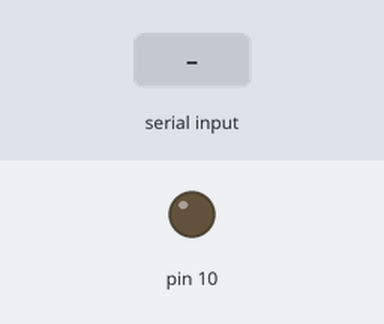
Recording of a sketch running on a simulated Arduino Uno, built with avr-gcc and run on an emulated ATmega328P. Parts: output pins drawn as LEDs (lit = HIGH). The test bench sets the inputs (shaded band).

Above: at 1.2 s.
1.3 s: "1" received over Serial
At 2.1 s:
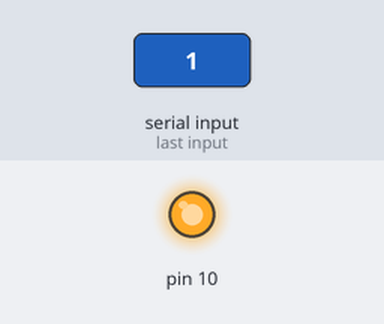
2.8 s: "0" received over Serial
At 3.2 s:
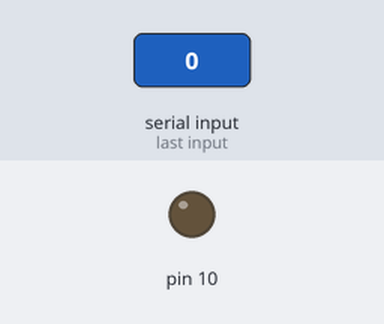
Timing chart, 0 to 5.8 s (numbered marks = the images above; inputs shaded):
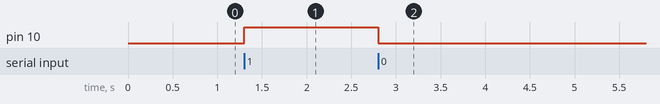

Measured:
- after the input at 1.3 s, pin 10: LOW → HIGH at once
- after the input at 2.8 s, pin 10: HIGH → LOW at once

The sketch:

ArduinoRX_Java.ino
```cpp
/*
 * Con este archivo, recibo datos desde Java hacia Arduino
*/

void setup() {
  // put your setup code here, to run once:
  pinMode(10, OUTPUT);
  Serial.begin(9600);
}

void loop() {
  // En caso de que haya informacion en el serial port, se entra en el if
  if(Serial.available() > 0){
    //Se lee la informacion entrante en el serial port
    int input = Serial.read();
    //Si el valor que envio desde java es 1, enciendo el LED
    if(input == '1'){
      digitalWrite(10, HIGH);
    } else {
      digitalWrite(10, LOW);
    }
  }
}
```
